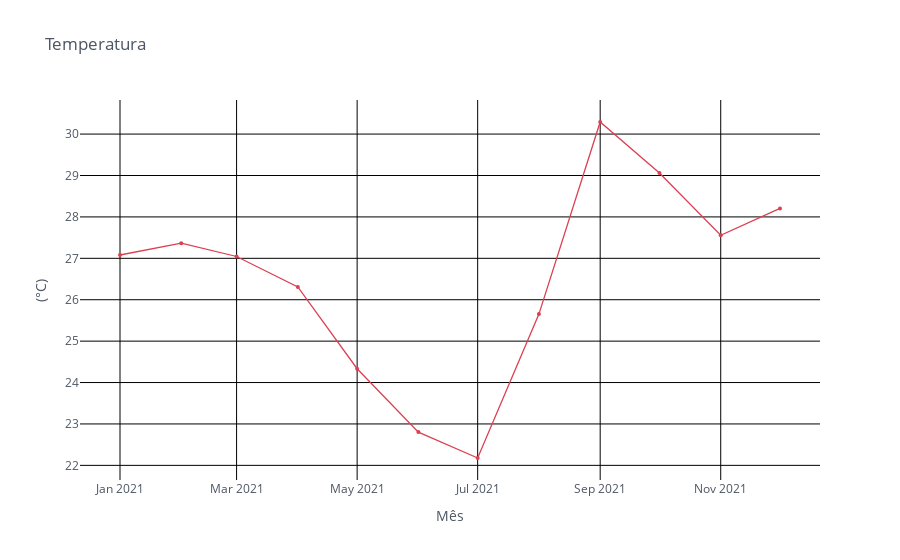

Here is the notebook cell this chart was saved with:
### Code cell
ds_mensal['Tmed'].iplot(mode='lines+markers', size=4, colors="red", gridcolor="black", 
                        xTitle="Mês", yTitle="(°C)", title="Temperatura")

### Figure 1 — Plotly figure (JSON) as saved in the notebook; plotly's stock layout.template omitted (floating-point values rounded to 4 significant figures)
{"data": [{"line": {"color": "rgba(219, 64, 82, 1.0)", "dash": "solid", "shape": "linear", "width": 1.3}, "marker": {"size": 4, "symbol": "circle"}, "mode": "lines+markers", "name": "Tmed", "text": "", "type": "scatter", "x": ["2021-01-01", "2021-02-01", "2021-03-01", "2021-04-01", "2021-05-01", "2021-06-01", "2021-07-01", "2021-08-01", "2021-09-01", "2021-10-01", "2021-11-01", "2021-12-01"], "y": [27.08, 27.36, 27.04, 26.31, 24.33, 22.8, 22.18, 25.65, 30.29, 29.06, 27.56, 28.2]}], "layout": {"legend": {"bgcolor": "#FFFFFF", "font": {"color": "#4D5663"}}, "paper_bgcolor": "#FFFFFF", "plot_bgcolor": "#FFFFFF", "title": {"font": {"color": "#4D5663"}, "text": "Temperatura"}, "xaxis": {"gridcolor": "black", "showgrid": true, "tickfont": {"color": "#4D5663"}, "title": {"font": {"color": "#4D5663"}, "text": "Mês"}, "zerolinecolor": "#E1E5ED"}, "yaxis": {"gridcolor": "black", "showgrid": true, "tickfont": {"color": "#4D5663"}, "title": {"font": {"color": "#4D5663"}, "text": "(°C)"}, "zerolinecolor": "#E1E5ED"}}}
